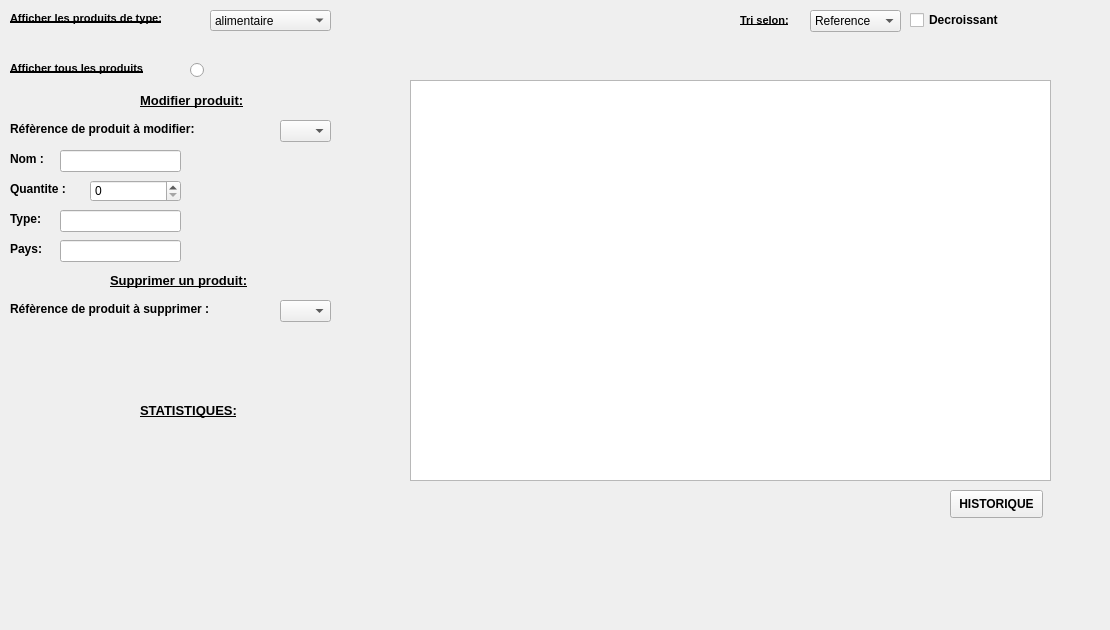
      <widget class="QWidget" name="tab_10">
       <attribute name="title">
        <string>Afficher un produit</string>
       </attribute>
       <widget class="QLabel" name="background_4">
        <property name="geometry">
         <rect>
          <x>-30</x>
          <y>0</y>
          <width>1101</width>
          <height>551</height>
         </rect>
        </property>
        <property name="text">
         <string/>
        </property>
       </widget>
       <widget class="QPushButton" name="pushButton_2">
        <property name="geometry">
         <rect>
          <x>340</x>
          <y>10</y>
          <width>51</width>
          <height>31</height>
         </rect>
        </property>
        <property name="styleSheet">
         <string notr="true">#pushButton_2{
background-color: transparent;
border-image:url(:/img/Business-Todo-List-icon.png);
background: none;
border: none;
background-repeat: none;
}

#pushButton:pressed_2{
background-color: transparent;
border-image:url(:/img/Business-Todo-List-icon.png);
background: none;
border: none;
background-repeat: none;
}</string>
        </property>
        <property name="text">
         <string/>
        </property>
       </widget>
       <widget class="QLabel" name="label">
        <property name="geometry">
         <rect>
          <x>10</x>
          <y>10</y>
          <width>191</width>
          <height>16</height>
         </rect>
        </property>
        <property name="font">
         <font>
          <pointsize>8</pointsize>
          <weight>75</weight>
          <bold>true</bold>
          <underline>true</underline>
         </font>
        </property>
        <property name="text">
         <string>Afficher les produits de type:</string>
        </property>
       </widget>
       <widget class="QLabel" name="label_5">
        <property name="geometry">
         <rect>
          <x>10</x>
          <y>60</y>
          <width>165</width>
          <height>16</height>
         </rect>
        </property>
        <property name="font">
         <font>
          <pointsize>8</pointsize>
          <weight>75</weight>
          <bold>true</bold>
          <underline>true</underline>
         </font>
        </property>
        <property name="text">
         <string>Afficher tous les produits</string>
        </property>
       </widget>
       <widget class="QLabel" name="label_6">
        <property name="geometry">
         <rect>
          <x>740</x>
          <y>10</y>
          <width>161</width>
          <height>21</height>
         </rect>
        </property>
        <property name="font">
         <font>
          <pointsize>8</pointsize>
          <weight>75</weight>
          <bold>true</bold>
          <underline>true</underline>
         </font>
        </property>
        <property name="text">
         <string>Tri selon:</string>
        </property>
       </widget>
       <widget class="QRadioButton" name="radioButton_4">
        <property name="geometry">
         <rect>
          <x>190</x>
          <y>60</y>
          <width>21</width>
          <height>20</height>
         </rect>
        </property>
        <property name="text">
         <string/>
        </property>
       </widget>
       <widget class="QComboBox" name="comboBox_2">
        <property name="geometry">
         <rect>
          <x>210</x>
          <y>10</y>
          <width>121</width>
          <height>21</height>
         </rect>
        </property>
        <item>
         <property name="text">
          <string>alimentaire</string>
         </property>
        </item>
        <item>
         <property name="text">
          <string>cosmetique</string>
         </property>
        </item>
        <item>
         <property name="text">
          <string>entretien</string>
         </property>
        </item>
        <item>
         <property name="text">
          <string>vestimentaire</string>
         </property>
        </item>
        <item>
         <property name="text">
          <string>electromenager</string>
         </property>
        </item>
        <item>
         <property name="text">
          <string>bureautique</string>
         </property>
        </item>
       </widget>
       <widget class="QPushButton" name="pushButton_7">
        <property name="geometry">
         <rect>
          <x>180</x>
          <y>430</y>
          <width>51</width>
          <height>51</height>
         </rect>
        </property>
        <property name="styleSheet">
         <string notr="true">#pushButton_7{
background-color: transparent;
border-image:url(:/img/unnamed.png);
background: none;
border: none;
background-repeat: none;
}

#pushButton_7:pressed{
background-color: transparent;
border-image:url(:/img/unnamed.png);
background: none;
border: none;
background-repeat: none;
}</string>
        </property>
        <property name="text">
         <string/>
        </property>
       </widget>
       <widget class="QLabel" name="reference_sup">
        <property name="geometry">
         <rect>
          <x>10</x>
          <y>300</y>
          <width>259</width>
          <height>18</height>
         </rect>
        </property>
        <property name="font">
         <font>
          <pointsize>9</pointsize>
          <weight>75</weight>
          <bold>true</bold>
          <underline>false</underline>
         </font>
        </property>
        <property name="text">
         <string>Réfèrence de produit à supprimer :</string>
        </property>
       </widget>
       <widget class="QPushButton" name="supprimer">
        <property name="geometry">
         <rect>
          <x>140</x>
          <y>330</y>
          <width>141</width>
          <height>61</height>
         </rect>
        </property>
        <property name="font">
         <font>
          <pointsize>8</pointsize>
          <weight>75</weight>
          <bold>true</bold>
          <underline>false</underline>
         </font>
        </property>
        <property name="styleSheet">
         <string notr="true">#supprimer{
background-color: transparent;
border-image:url(:/img/poubelle.png);
background: none;
border: none;
background-repeat: none;
}

#supprimer:pressed{
background-color: transparent;
border-image:url(:/img/poubelle.png);
background: none;
border: none;
background-repeat: none;
}</string>
        </property>
        <property name="text">
         <string/>
        </property>
       </widget>
       <widget class="QComboBox" name="comboBox">
        <property name="geometry">
         <rect>
          <x>280</x>
          <y>300</y>
          <width>51</width>
          <height>22</height>
         </rect>
        </property>
       </widget>
       <widget class="QLineEdit" name="type_m">
        <property name="geometry">
         <rect>
          <x>60</x>
          <y>210</y>
          <width>121</width>
          <height>22</height>
         </rect>
        </property>
       </widget>
       <widget class="QLabel" name="type_2">
        <property name="geometry">
         <rect>
          <x>10</x>
          <y>210</y>
          <width>108</width>
          <height>18</height>
         </rect>
        </property>
        <property name="font">
         <font>
          <pointsize>9</pointsize>
          <weight>75</weight>
          <bold>true</bold>
          <underline>false</underline>
         </font>
        </property>
        <property name="text">
         <string>Type:</string>
        </property>
       </widget>
       <widget class="QLineEdit" name="pays_m">
        <property name="geometry">
         <rect>
          <x>60</x>
          <y>240</y>
          <width>121</width>
          <height>22</height>
         </rect>
        </property>
       </widget>
       <widget class="QLabel" name="quantite_5">
        <property name="geometry">
         <rect>
          <x>10</x>
          <y>240</y>
          <width>110</width>
          <height>18</height>
         </rect>
        </property>
        <property name="font">
         <font>
          <pointsize>9</pointsize>
          <weight>75</weight>
          <bold>true</bold>
          <underline>false</underline>
         </font>
        </property>
        <property name="text">
         <string>Pays:</string>
        </property>
       </widget>
       <widget class="QLabel" name="quantite_2">
        <property name="geometry">
         <rect>
          <x>10</x>
          <y>180</y>
          <width>141</width>
          <height>18</height>
         </rect>
        </property>
        <property name="font">
         <font>
          <pointsize>9</pointsize>
          <weight>75</weight>
          <bold>true</bold>
          <underline>false</underline>
         </font>
        </property>
        <property name="text">
         <string>Quantite :</string>
        </property>
       </widget>
       <widget class="QLabel" name="nom_2">
        <property name="geometry">
         <rect>
          <x>10</x>
          <y>150</y>
          <width>110</width>
          <height>18</height>
         </rect>
        </property>
        <property name="font">
         <font>
          <pointsize>9</pointsize>
          <weight>75</weight>
          <bold>true</bold>
          <underline>false</underline>
         </font>
        </property>
        <property name="text">
         <string>Nom :</string>
        </property>
       </widget>
       <widget class="QComboBox" name="comboBox_m">
        <property name="geometry">
         <rect>
          <x>280</x>
          <y>120</y>
          <width>51</width>
          <height>22</height>
         </rect>
        </property>
       </widget>
       <widget class="QSpinBox" name="spinBox">
        <property name="geometry">
         <rect>
          <x>90</x>
          <y>180</y>
          <width>91</width>
          <height>22</height>
         </rect>
        </property>
       </widget>
       <widget class="QLabel" name="label_17">
        <property name="geometry">
         <rect>
          <x>10</x>
          <y>120</y>
          <width>242</width>
          <height>18</height>
         </rect>
        </property>
        <property name="font">
         <font>
          <pointsize>9</pointsize>
          <weight>75</weight>
          <bold>true</bold>
          <underline>false</underline>
         </font>
        </property>
        <property name="text">
         <string>Réfèrence de produit à modifier:</string>
        </property>
       </widget>
       <widget class="QLineEdit" name="nom_m">
        <property name="geometry">
         <rect>
          <x>60</x>
          <y>150</y>
          <width>121</width>
          <height>22</height>
         </rect>
        </property>
       </widget>
       <widget class="QPushButton" name="modifier">
        <property name="geometry">
         <rect>
          <x>210</x>
          <y>177</y>
          <width>61</width>
          <height>51</height>
         </rect>
        </property>
        <property name="styleSheet">
         <string notr="true">#modifier{
background-color: transparent;
border-image:url(:/img/126794.png);
background: none;
border: none;
background-repeat: none;
}

#modifier:pressed{
background-color: transparent;
border-image:url(:/img/126794.png);
background: none;
border: none;
background-repeat: none;
}</string>
        </property>
        <property name="text">
         <string/>
        </property>
       </widget>
       <widget class="QComboBox" name="comboBox_12">
        <property name="geometry">
         <rect>
          <x>810</x>
          <y>10</y>
          <width>91</width>
          <height>22</height>
         </rect>
        </property>
        <item>
         <property name="text">
          <string>Reference</string>
         </property>
        </item>
        <item>
         <property name="text">
          <string>Qt_stock</string>
         </property>
        </item>
        <item>
         <property name="text">
          <string>Nom</string>
         </property>
        </item>
        <item>
         <property name="text">
          <string>Type</string>
         </property>
        </item>
       </widget>
       <widget class="QCheckBox" name="checkBox">
        <property name="geometry">
         <rect>
          <x>910</x>
          <y>10</y>
          <width>101</width>
          <height>20</height>
         </rect>
        </property>
        <property name="font">
         <font>
          <weight>75</weight>
          <bold>true</bold>
         </font>
        </property>
        <property name="text">
         <string>Decroissant</string>
        </property>
       </widget>
       <widget class="QPushButton" name="pushButton_8">
        <property name="geometry">
         <rect>
          <x>832</x>
          <y>40</y>
          <width>71</width>
          <height>31</height>
         </rect>
        </property>
        <property name="styleSheet">
         <string notr="true">#pushButton_8{
background-color: transparent;
border-image:url(:/img/sortascend256_25201.png);
background: none;
border: none;
background-repeat: none;
}

#pushButton_8:pressed{
background-color: transparent;
border-image:url(:/img/sortascend256_25201.png);
background: none;
border: none;
background-repeat: none;
}</string>
        </property>
        <property name="text">
         <string/>
        </property>
       </widget>
       <widget class="QLabel" name="label_2">
        <property name="geometry">
         <rect>
          <x>140</x>
          <y>90</y>
          <width>151</width>
          <height>21</height>
         </rect>
        </property>
        <property name="font">
         <font>
          <pointsize>10</pointsize>
          <weight>75</weight>
          <bold>true</bold>
          <underline>true</underline>
         </font>
        </property>
        <property name="text">
         <string>Modifier produit:</string>
        </property>
       </widget>
       <widget class="QLabel" name="label_3">
        <property name="geometry">
         <rect>
          <x>110</x>
          <y>270</y>
          <width>190</width>
          <height>21</height>
         </rect>
        </property>
        <property name="font">
         <font>
          <pointsize>10</pointsize>
          <weight>75</weight>
          <bold>true</bold>
          <underline>true</underline>
         </font>
        </property>
        <property name="text">
         <string>Supprimer un produit:</string>
        </property>
       </widget>
       <widget class="QLabel" name="label_4">
        <property name="geometry">
         <rect>
          <x>140</x>
          <y>400</y>
          <width>133</width>
          <height>21</height>
         </rect>
        </property>
        <property name="font">
         <font>
          <pointsize>10</pointsize>
          <weight>75</weight>
          <bold>true</bold>
          <underline>true</underline>
         </font>
        </property>
        <property name="text">
         <string>STATISTIQUES:</string>
        </property>
       </widget>
       <widget class="QLabel" name="background">
        <property name="geometry">
         <rect>
          <x>4</x>
          <y>-105</y>
          <width>1061</width>
          <height>621</height>
         </rect>
        </property>
        <property name="text">
         <string/>
        </property>
       </widget>
       <widget class="QPushButton" name="pushButton_9">
        <property name="geometry">
         <rect>
          <x>950</x>
          <y>490</y>
          <width>93</width>
          <height>28</height>
         </rect>
        </property>
        <property name="font">
         <font>
          <weight>75</weight>
          <bold>true</bold>
         </font>
        </property>
        <property name="text">
         <string>HISTORIQUE</string>
        </property>
       </widget>
       <widget class="QTableView" name="tabproduit_5">
        <property name="geometry">
         <rect>
          <x>410</x>
          <y>80</y>
          <width>641</width>
          <height>401</height>
         </rect>
        </property>
       </widget>
       <widget class="QTextBrowser" name="textBrowser">
        <property name="geometry">
         <rect>
          <x>410</x>
          <y>80</y>
          <width>641</width>
          <height>401</height>
         </rect>
        </property>
       </widget>
       <widget class="QTableView" name="tabproduit_2">
        <property name="geometry">
         <rect>
          <x>410</x>
          <y>80</y>
          <width>641</width>
          <height>401</height>
         </rect>
        </property>
        <property name="styleSheet">
         <string notr="true"/>
        </property>
       </widget>
       <zorder>tabproduit_5</zorder>
       <zorder>background</zorder>
       <zorder>background_4</zorder>
       <zorder>pushButton_2</zorder>
       <zorder>label</zorder>
       <zorder>label_5</zorder>
       <zorder>radioButton_4</zorder>
       <zorder>comboBox_2</zorder>
       <zorder>pushButton_7</zorder>
       <zorder>reference_sup</zorder>
       <zorder>supprimer</zorder>
       <zorder>comboBox</zorder>
       <zorder>type_m</zorder>
       <zorder>type_2</zorder>
       <zorder>pays_m</zorder>
       <zorder>quantite_5</zorder>
       <zorder>quantite_2</zorder>
       <zorder>nom_2</zorder>
       <zorder>comboBox_m</zorder>
       <zorder>spinBox</zorder>
       <zorder>label_17</zorder>
       <zorder>nom_m</zorder>
       <zorder>modifier</zorder>
       <zorder>label_6</zorder>
       <zorder>comboBox_12</zorder>
       <zorder>checkBox</zorder>
       <zorder>pushButton_8</zorder>
       <zorder>label_2</zorder>
       <zorder>label_3</zorder>
       <zorder>label_4</zorder>
       <zorder>pushButton_9</zorder>
       <zorder>textBrowser</zorder>
       <zorder>tabproduit_2</zorder>
      </widget>
